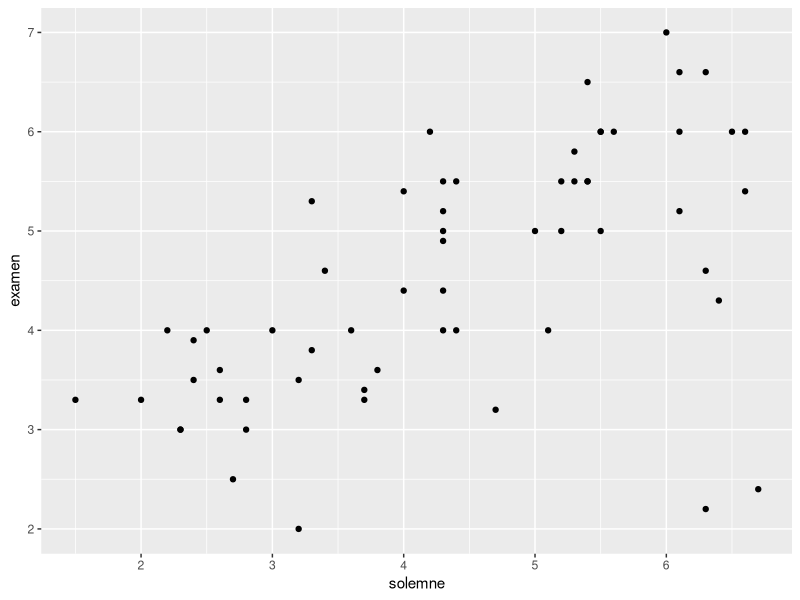

Recreate this plot in R. (Note: this script raises an error after producing the figure.)
library(readxl)
library(ggplot2)
library(dplyr)


# 1) Use la funcion read_excel para importar la base de datos "nombres60.xlsx" 
#    guarde el tibble resultante un objeto de nombre "notas"
notas <- read_excel("nombres60.xlsx")


# 2) Cree un diagrama de dispersión, con las notas de la prueba
# solemne en el eje horizontal y las del examen en el eje vertical
# Puede usar los grafico de base o los de ggplot2 
ggplot(data = notas)+geom_point(aes(x=solemne,y=examen))

# 3) Cree dos diagramas boxplot: uno para las notas de la solemne
# y otro para las notas del examen
# Puede usar los grafico de base o los de ggplot2 
boxplot(notas$solemnes)
boxplot(notas$examen)
# 4) Compute la media de las notas de la  prueba solemne y 
# la desviacion estándar de las notas de examen 
mean(notas$solemne) 
sd(notas$examen) 
# 5) Compute los quantiles 0.25 y 0.75 de las notas del examen
quantile(notas$examen, 0.25) 
quantile(notas$examen, 0.75) 
# 6) Cree una nueva tibble que contenga unicamente las observaciones
# de las personas que obtuvieron un 4 o más en el examen
A <- filter(notas, examen >=4)

# 7) Compute la proporcion de gente que obtuvo un azul en el examen

#El total de las personas es 60 de los cuales 40 tuvieron azul en el examen
#Por lo tanto la proporcion de azules es de 40/60, o mas simplificado, dos 
#tercios del total.


# 8) Suponga que tiene una población de 10000 observaciones provemientes
# de una distribución exponencial con valor esperado igual a 1. Suponga que 
# de esta poblacion extraemos muestras de tamaño igual a 25 observaciones. 
# Cree un histograma de las medias muestrales y calcule la desviación 
# estándar de las medias muestrales. Utilice 500 muestras para el histograma y
# el  cálculo de la desviación estándar de la media muestral.
 
n <- 10000
muestra <- 25
set.seed(12345)
poblacion <- rexp(10000, rate = 1)
vector_con_medias <- vector(mode = "numeric", length = muestra)
for (i in 1:muestra){
  esta_muestra <- sample(poblacion, size = n)
  media_muestral <- mean(esta_muestra)
  
  vector_con_medias[i] <- media_muestral
}

# 9) Repita el ejercicio anterior, pero esta vez tome muestras de tamaño igual 250.
# Es ahora la desviación estándar de la media muestral  mayor o menor 
# a la del ejercicio anterior?

n2 <- 250
muestra2 <- 25
set.seed(12345)
poblacion <- rexp(10000, rate = 1)
vector_con_medias2 <- vector(mode = "numeric", length = muestra)
for (i in 1:muestra){
  esta_muestra2 <- sample(poblacion, size = n2)
  media_muestral2 <- mean(esta_muestra)
  
  vector_con_medias[i] <- media_muestral
}